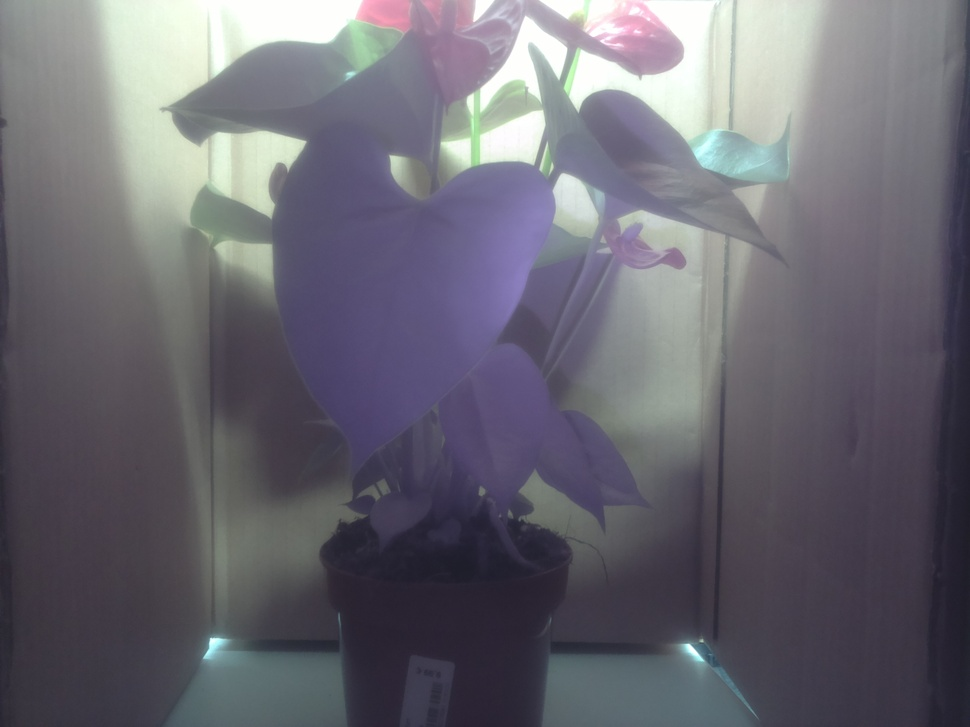
#> input picture images/blue.jpg, 970 x 727 px, shrunk from 2592 x 1944 before the run, found by its file name
$ python check_color_range.py
#> lines starting #> are read from the running program, lines starting #| are printed output that depends on the picture

# coding: utf-8

# In[4]:

get_ipython().magic(u'matplotlib inline')
import cv2
from matplotlib import pyplot as plt
image = cv2.imread('blue.jpg')
#> image is the input picture: shape (727, 970, 3); mean B, G, R 114.5, 105.2, 106.7
plt.imshow(image)


# In[6]:

rbg = cv2.split(image)
hsvimage = cv2.cvtColor(image, cv2.COLOR_RGB2HSV)
#> hsvimage: shape (727, 970, 3); mean H, S, V 125.5, 36.9, 116.9
hsv = cv2.split(hsvimage)
newR = (-(rbg[0]-rbg[2])/(rbg[0]+rbg[2]))
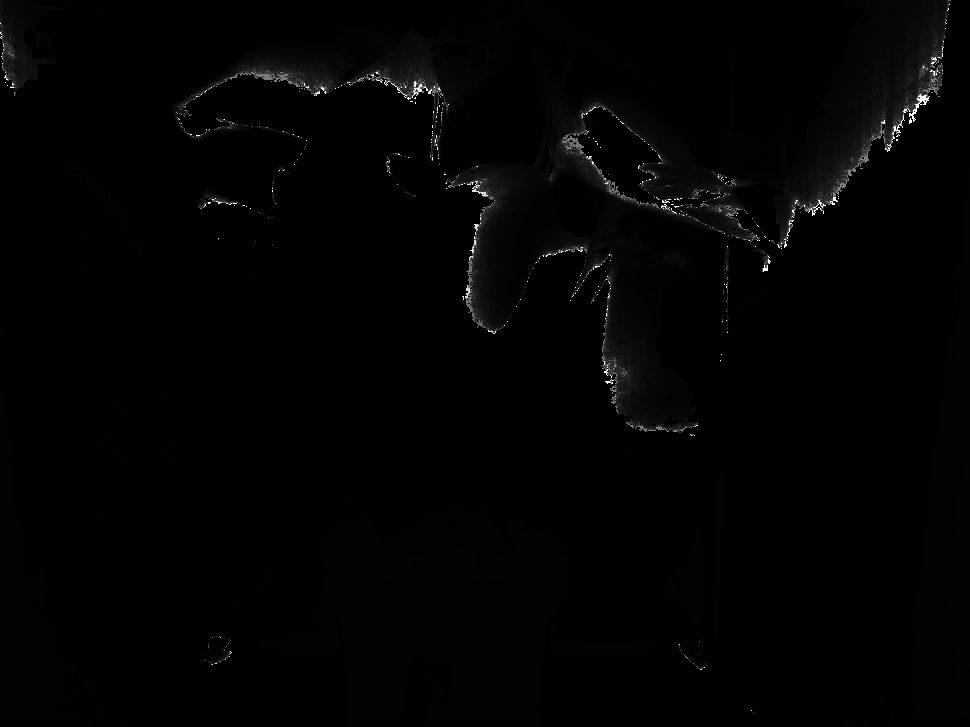
#> newR: shape (727, 970) float64; 0.27% of the values are NaN or infinite; the others: min 0, max 255, mean 3.37; drawn with min black, max white, NaN and infinite black

count = 0
for i in range(0, len(newR)):
    for j in range(0, len(newR)):
        if (newR[i][j] < 42 or newR[i][j] > 44) and hsv[1][i][j] > 96 and hsv[2][i][j] < 98:
            count += 1
#> after the loop, count = 29

height, width, channels = image.shape
#> height = 727; width = 970; channels = 3
threshold = 0,2 * width * height
#> threshold = (0, 1410380)
#> (the run stopped early here; a loop or call above may not have finished)
